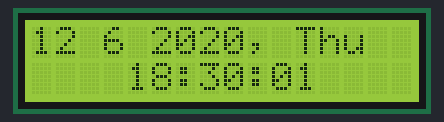
Recording of a sketch running on a simulated Arduino Uno, built with avr-gcc and run on an emulated ATmega328P. On the bench: 16×2 character LCD.

Above: at 1.1 s.
At 5.1 s:
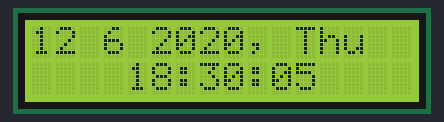
At 10.1 s:
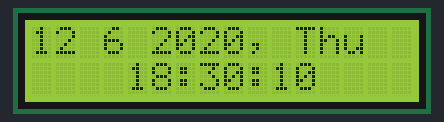
At 19.1 s:
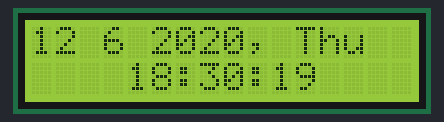
At 28.1 s:
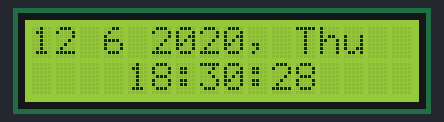
At 38.1 s:
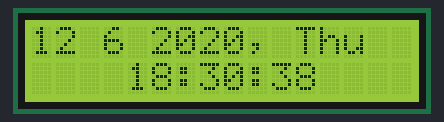

Measured:
- what the display in image 0 shows lasts 1.0 s, from 1.0 s to 2.0 s

The sketch:

sketch_apr_6_18a.ino
```cpp
#include "Wire.h"
#include "LiquidCrystal_I2C.h"

LiquidCrystal_I2C LCD(0x27, 16, 2);  // присваиваем имя дисплею

// Переменные для хранения времени
int hours = 18;      // начальные часы
int minutes = 30;    // начальные минуты
int seconds = 0;     // начальные секунды
int day = 12;        // день
int month = 6;       // месяц
int year = 20;       // год (2020)
int weekday = 5;     // день недели (5 = четверг)

unsigned long previousMillis = 0;  // для хранения предыдущего времени

// Массив названий дней недели
const char* weekdays[] = {"Sun", "Mon", "Tue", "Wed", "Thu", "Fri", "Sat"};

void setup() {
  delay(300);
  LCD.init();           // инициализация LCD дисплея
  LCD.backlight();      // включение подсветки дисплея
}

void loop() {
  unsigned long currentMillis = millis();

  // Обновляем каждую секунду
  if (currentMillis - previousMillis >= 1000) {
    previousMillis = currentMillis;

    // Увеличиваем секунды
    seconds++;

    // Обновляем минуты
    if (seconds >= 60) {
      seconds = 0;
      minutes++;

      // Обновляем часы
      if (minutes >= 60) {
        minutes = 0;
        hours++;

        // Обновляем день
        if (hours >= 24) {
          hours = 0;
          day++;

          // Простая проверка дней в месяце (без учета високосных годов)
          int daysInMonth = 31;
          if (month == 4 || month == 6 || month == 9 || month == 11) {
            daysInMonth = 30;
          } else if (month == 2) {
            daysInMonth = 28;  // февраль (без високосного года)
          }

          if (day > daysInMonth) {
            day = 1;
            month++;

            if (month > 12) {
              month = 1;
              year++;
            }
          }

          // Обновляем день недели
          weekday++;
          if (weekday > 7) {
            weekday = 1;
          }
        }
      }
    }

    // Выводим время на дисплей
    LCD.setCursor(0, 0);
    // Форматируем дату: "DD MM YYYY, DDD"
    LCD.print(day);
    LCD.print(" ");
    LCD.print(month);
    LCD.print(" ");
    LCD.print(2000 + year);  // добавляем 2000 для полного года
    LCD.print(", ");
    LCD.print(weekdays[weekday - 1]);

    // Добавляем пробелы для очистки старых символов
    LCD.print("   ");

    LCD.setCursor(4, 1);
    // Форматируем время: "HH:MM:SS"
    if (hours < 10) LCD.print("0");
    LCD.print(hours);
    LCD.print(":");
    if (minutes < 10) LCD.print("0");
    LCD.print(minutes);
    LCD.print(":");
    if (seconds < 10) LCD.print("0");
    LCD.print(seconds);

    // Добавляем пробелы для очистки
    LCD.print("   ");
  }
}
```
